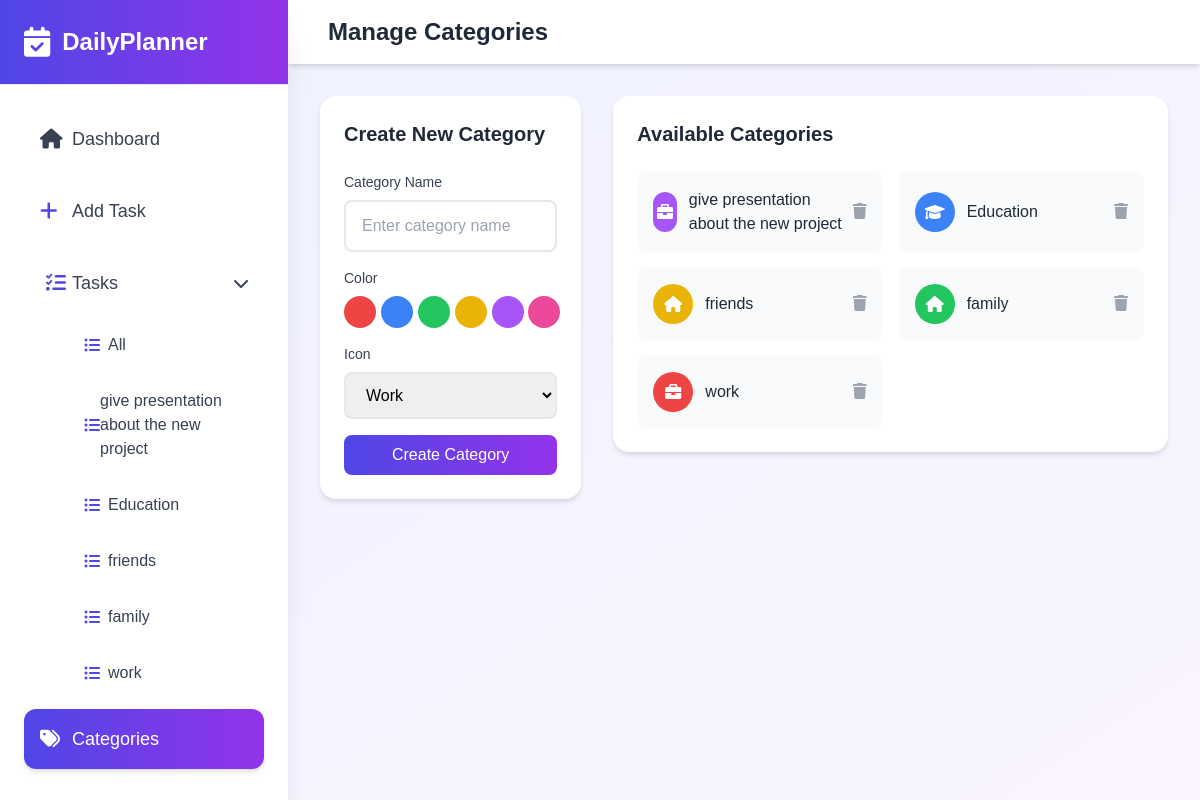
/categories/ (signed in), run on the app's committed database.
### planner/models.py (models this page shows, shortened)
class Category(models.Model):
    user = models.ForeignKey('users.Account', on_delete=models.CASCADE, null=True, blank=True)
    name = models.CharField(max_length=100)
    color = models.CharField(max_length=7, default='#007bff')
    icon = models.CharField(max_length=50, default='fas fa-folder')  # Add this line
    created_at = models.DateTimeField(auto_now_add=True)
    updated_at = models.DateTimeField(auto_now=True)
    class Meta:
        ordering = ['-created_at']

### planner/views.py (the view)
# urls.py: path('categories/', views.manage_categories, name='manage_categories'),
@login_required()
def manage_categories(request):
    user = request.user
    categories = Category.objects.filter(user=user)
    if request.method == 'POST':
        form = CategoryForm(request.POST)
        if form.is_valid():
            category = form.save(commit=False)
            category.icon = form.cleaned_data['icon']
            category.user = user
            category.save()
            messages.success(request, 'Category created successfully!')
            return redirect('planner:manage_categories')
    else:
        form = CategoryForm()
    return render(request, 'planner/categories.html', {
        'form': form,
        'categories': categories,
        'page': 'categories',
    })

### planner/forms.py
class CategoryForm(forms.ModelForm):
    ICON_CHOICES = [
        ('fas fa-briefcase', 'Work'),
        ('fas fa-home', 'Personal'),
        ('fas fa-shopping-cart', 'Shopping'),
        ('fas fa-heartbeat', 'Health'),
        ('fas fa-graduation-cap', 'Education'),
        ('fas fa-plane', 'Travel'),
    ]
    COLOR_CHOICES = [
        ('#EF4444', 'red'),    # red-500
        ('#3B82F6', 'blue'),   # blue-500
        ('#22C55E', 'green'),  # green-500
        ('#EAB308', 'yellow'), # yellow-500
        ('#A855F7', 'purple'), # purple-500
        ('#EC4899', 'pink'),   # pink-500
    ]
    name = forms.CharField(
        widget=forms.TextInput(attrs={
            'class': 'form-input',
            'placeholder': 'Enter category name'
        })
    )
    color = forms.ChoiceField(
        choices=COLOR_CHOICES,
        widget=forms.RadioSelect()  # Remove the attrs here
    )
    icon = forms.ChoiceField(
        choices=ICON_CHOICES,
        widget=forms.Select(attrs={
            'class': 'form-input'
        })
    )
    class Meta:
        model = Category
        fields = ['name', 'color']

### users/managers.py (called while the page is built)
    def get_queryset(self):
        return super().get_queryset().filter(is_active=True)

### templates/planner/categories.html (shortened to what this page needs)
{% extends 'base.html' %}
{% load static %}
{% block content %}
<div class="min-h-screen lg:ml-72 relative">
    <nav class="bg-white shadow-md">
        <div class="px-6 py-4 flex items-center justify-between">
            <div class="flex-1 px-4 flex justify-between items-center">
                <h1 class="text-2xl font-bold text-gray-800">Manage Categories</h1>
            </div>
        </div>
    </nav>
    <div class="p-8">
        <div class="grid grid-cols-1 lg:grid-cols-3 gap-8">
            <div class="lg:col-span-1">
                <div class="category-card p-6">
                    <h2 class="text-xl font-semibold text-gray-800 mb-6">Create New Category</h2>
                    <form method="post" class="space-y-4">
                        <div>
                            <label class="block text-sm font-medium text-gray-700 mb-2">Category Name</label>
                            {{ form.name }}
                        </div>
                        <div>
                            <label class="block text-sm font-medium text-gray-700 mb-2">Color</label>
                            <div class="grid grid-cols-6 gap-2">
                                {% for radio in form.color %}
                                <div class="relative">
                                    <label for="{{ radio.id_for_label }}"
                                           class="w-8 h-8 rounded-full cursor-pointer ring-2 ring-transparent peer-checked:ring-gray-600 block"
                                           style="background-color: {{ radio.data.value }}">
                                    </label>
                                </div>
                                {% endfor %}
                            </div>
                        </div>
                        <div>
                            <label class="block text-sm font-medium text-gray-700 mb-2">Icon</label>
                            {{ form.icon }}
                        </div>
                        <button type="submit"
                                class="w-full bg-gradient-to-r from-indigo-600 to-purple-600 text-white px-4 py-2 rounded-lg font-medium hover:opacity-90 transition-opacity">
                            Create Category
                        </button>
                    </form>
                </div>
            </div>
            <div class="lg:col-span-2">
                <div class="category-card p-6">
                    <h2 class="text-xl font-semibold text-gray-800 mb-6">Available Categories</h2>
                    <div class="grid grid-cols-1 md:grid-cols-2 gap-4">
                        {% for category in categories %}
                        <div class="flex items-center justify-between p-4 bg-gray-50 rounded-lg">
                            <div class="flex items-center space-x-3">
                                <div class="w-10 h-10 rounded-full flex items-center justify-center"
                                     style="background-color: {{ category.color }}">
                                    <i class="{{ category.icon }} text-white"></i>
                                </div>
                                <span class="font-medium text-gray-800">{{ category.name }}</span>
                            </div>
                            <form method="post" action="{% url 'planner:delete_category' category.id %}"
                                  class="inline"
                                  onsubmit="return confirm('Are you sure you want to delete this category?');">
                                <button type="submit" class="text-gray-400 hover:text-red-500 transition-colors">
                                    <i class="fas fa-trash"></i>
                                </button>
                            </form>
                        </div>
                        {% endfor %}
                    </div>
                </div>
            </div>
        </div>
    </div>
</div>
{% endblock %}

### templates/base.html (shortened to what this page needs)
{% load static %}
<!DOCTYPE html>
<html lang="en">
  <head>
    <script src="https://cdn.tailwindcss.com"></script>
    <link rel="stylesheet" href="https://cdnjs.cloudflare.com/ajax/libs/font-awesome/6.0.0/css/all.min.css" />
    <link rel="stylesheet" href="https://cdn.jsdelivr.net/npm/flatpickr/dist/flatpickr.min.css" />
    <link rel="stylesheet" href="{% static 'style.css' %}?{% now 'U' %}" />
  </head>
  <body
    class="bg-gradient-to-br from-indigo-50 to-purple-50"
    x-data="{
          sidebarOpen: window.innerWidth >= 1024,
          tasksOpen: true,
          isLoggedIn: true
      }"
  >
<div class="fixed inset-y-0 left-0 w-72 bg-white shadow-xl transform transition-transform duration-200 ease-in-out z-50"
:class="{'translate-x-0': sidebarOpen, '-translate-x-full': !sidebarOpen}">
<div class="h-full flex flex-col">
   <div class="p-6 border-b bg-gradient-to-r from-indigo-600 to-purple-600 relative">
       <div class="flex items-center">
           <i class="fas fa-calendar-check text-white text-3xl"></i>
           <span class="ml-3 text-2xl font-bold text-white">DailyPlanner</span>
       </div>
   </div>
   <nav class="flex-1 p-6 space-y-3">
       <a href="{% url 'planner:home' %}"
          class="flex items-center p-4 {% if page == 'dashboard' %}text-white bg-gradient-to-r from-indigo-600 to-purple-600 shadow-md{% else %}text-gray-700 hover:bg-indigo-50{% endif %} rounded-xl transition-colors">
           <i class="fas fa-home text-xl w-8"></i>
           <span class="text-lg font-medium">Dashboard</span>
       </a>
       <a href="{% url 'planner:create_task' %}"
          class="flex items-center p-4 {% if page == 'create_task' %}text-white bg-gradient-to-r from-indigo-600 to-purple-600 shadow-md{% else %}text-gray-700 hover:bg-indigo-50{% endif %} rounded-xl transition-colors">
           <i class="fas fa-plus text-xl w-8 {% if page != 'create_task' %}text-indigo-600{% endif %}"></i>
           <span class="text-lg font-medium">Add Task</span>
       </a>
       <div class="space-y-2">
           <button @click="tasksOpen = !tasksOpen"
                   class="w-full flex items-center justify-between p-4 {% if page == 'tasks' %}text-white bg-gradient-to-r from-indigo-600 to-purple-600 shadow-md{% else %}text-gray-700 hover:bg-indigo-50{% endif %} rounded-xl transition-colors">
               <div class="flex items-center">
                   <i class="fas fa-tasks text-xl w-8 {% if page != 'tasks' %}text-indigo-600{% endif %}"></i>
                   <span class="text-lg font-medium">Tasks</span>
               </div>
               <i class="fas" :class="tasksOpen ? 'fa-chevron-down' : 'fa-chevron-right'"></i>
           </button>
           <div x-show="tasksOpen" class="pl-12 space-y-2">
               <a href="{% url 'planner:tasks' %}"
                  class="flex items-center p-3 {% if page == 'tasks' and not request.GET.category %}text-white bg-gradient-to-r from-indigo-600 to-purple-600 shadow-md{% else %}text-gray-700 hover:bg-indigo-50{% endif %} rounded-lg transition-colors">
                   <i class="fas fa-list-ul w-6 {% if page != 'tasks' or request.GET.category %}text-indigo-600{% endif %}"></i>
                   <span class="text-md">All</span>
               </a>
               {% for category in categories %}
               <a href="{% url 'planner:tasks' %}?category={{ category.name }}"
                  class="flex items-center p-3 {% if page == 'tasks' and request.GET.category == category.name %}text-white bg-gradient-to-r from-indigo-600 to-purple-600 shadow-md{% else %}text-gray-700 hover:bg-indigo-50{% endif %} rounded-lg transition-colors">
                   <i class="fas fa-list-ul w-6 {% if page != 'tasks' or request.GET.category != category.name %}text-indigo-600{% endif %}"></i>
                   <span class="text-md">{{ category.name }}</span>
               </a>
               {% endfor %}
           </div>
       </div>
       <template x-if="isLoggedIn">
           <a href="{% url 'planner:manage_categories' %}"
              class="flex items-center p-4 {% if page == 'categories' %}text-white bg-gradient-to-r from-indigo-600 to-purple-600 shadow-md{% else %}text-gray-700 hover:bg-indigo-50{% endif %} rounded-xl transition-colors">
               <i class="fas fa-tags text-xl w-8 {% if page != 'categories' %}text-indigo-600{% endif %}"></i>
               <span class="text-lg font-medium">Categories</span>
           </a>
       </template>
       <template x-if="isLoggedIn">
           <a href="{% url 'users:logout' %}"
              class="flex items-center p-4 {% if page == 'logout' %}text-white bg-gradient-to-r from-indigo-600 to-purple-600 shadow-md{% else %}text-gray-700 hover:bg-indigo-50{% endif %} rounded-xl transition-colors">
           </a>
       </template>
   </nav>
</div>
</div>
     {% block content %} {% endblock %}
  </body>
</html>

### assets/style.css (style rules this page uses)
body { font-family: "Poppins", sans-serif; }
.form-input { width: 100%; padding: 0.75rem 1rem; border: 2px solid #e5e7eb; border-radius: 0.5rem; outline: none; transition: all 0.3s ease; }
.category-card { background: white; border-radius: 1rem; box-shadow: 0 4px 6px -1px rgba(0, 0, 0, 0.1), 0 2px 4px -1px rgba(0, 0, 0, 0.06); transition: all 0.3s ease; }
.category-card { @apply bg-white rounded-lg shadow-sm; }
.form-input { @apply w-full rounded-lg border-gray-300 focus:border-indigo-500 focus:ring-1 focus:ring-indigo-500; }

### data on the page
Category: name "give presentation about the new project"
Category: name "Education"
Category: name "friends"
Category: name "family"
Category: name "work"
